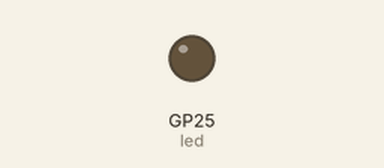
A program run on a simulated Raspberry Pi Pico running MicroPython. Shown: output pins drawn as LEDs (lit = HIGH).

Above: at 0.1 s.
At 1.1 s:
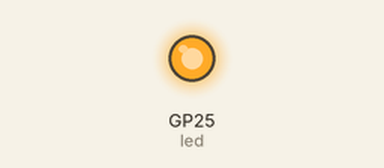
Timing chart, 0 to 2.6 s (numbered marks = the images above):
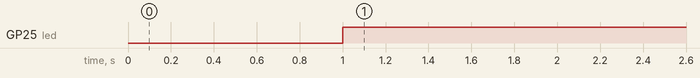

Measured:
- by itself, GP25 (led): LOW → HIGH at 1.0 s

The program:

lesson6_5.py
```python
from machine import Pin # Pins and GPIO
import time # Delay and timing

start_ticks = time.ticks_ms() # get millisecond counter
led = Pin("LED", Pin.OUT)
ledStatus = False

while True:
    var_ticks = time.ticks_ms() # get millisecond counter
    if var_ticks - start_ticks == 1000:
        start_ticks = time.ticks_ms() # get millisecond counter
        ledStatus = not ledStatus
        led.value(ledStatus)
```
